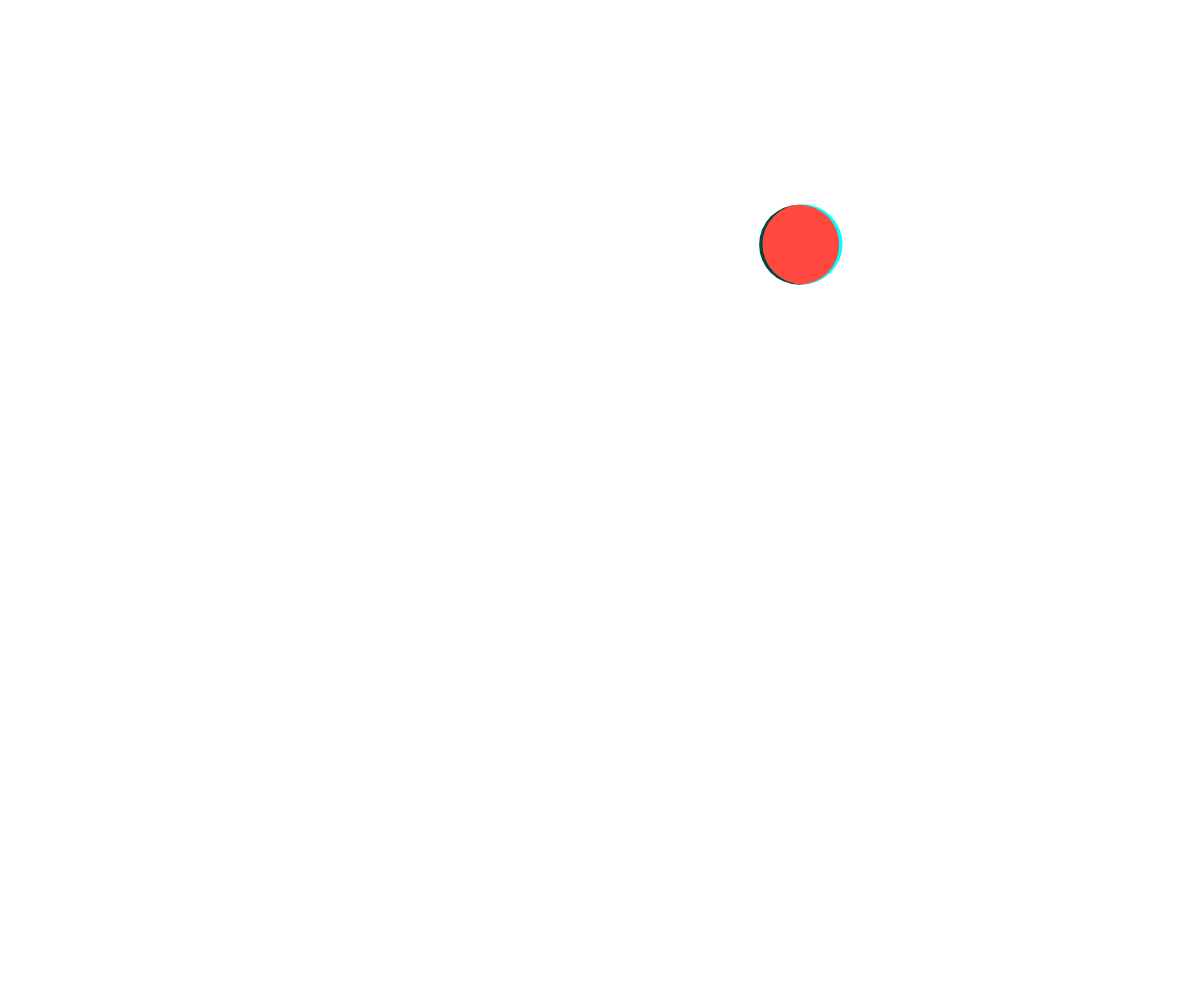
Frame 1 (no input)
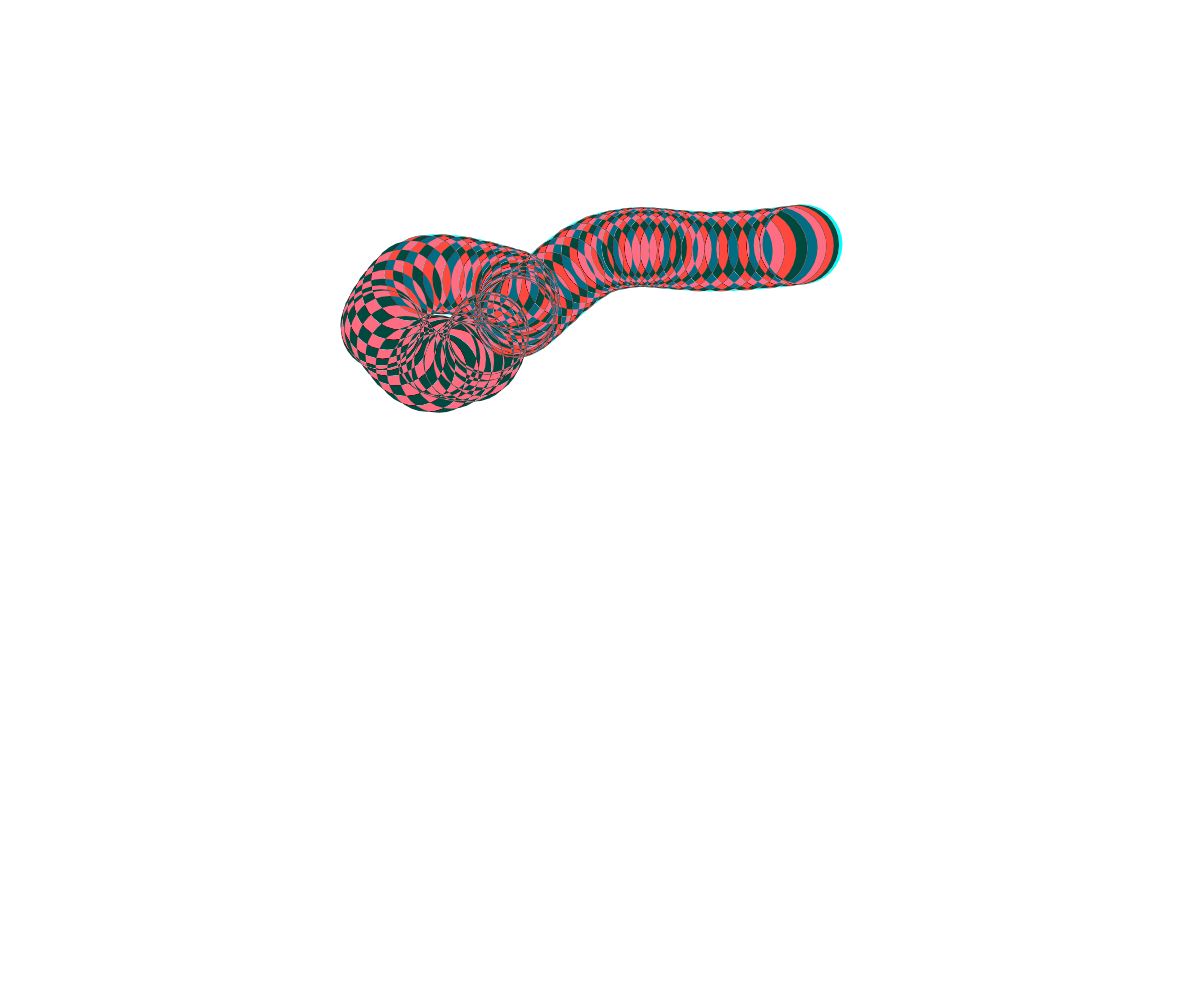
Frame 60 (no input)
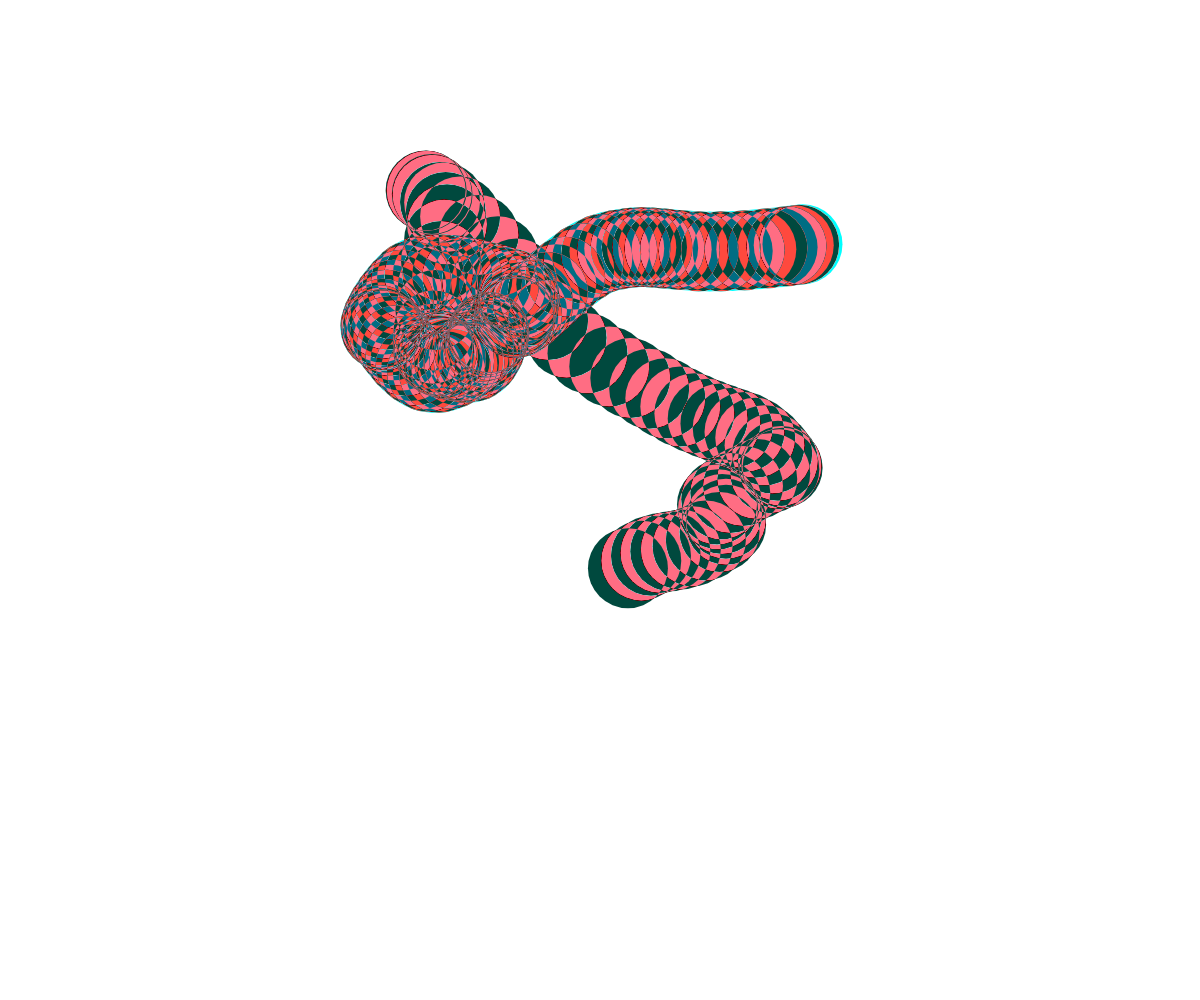
Frame 120 (the mouse pressed at the canvas centre since frame 60)

The p5.js sketch that drew these frames (run headless with seeded random() and noise() and a simulated clock; from frame 60 on, the mouse is pressed at the canvas centre):

// p5.js sketch
// ── sketch.js
function setup() {
  createCanvas(windowWidth, windowHeight);
  background(255);
  blendMode(DIFFERENCE); // Establece el modo de mezcla en "DIFFERENCE"
}

function draw() {
  // Dibuja la primera elipse con color rojo
  let x1 = noise(frameCount * 0.01) * width;
  let y1 = noise(frameCount * 0.01 + 100) * height;
  fill(255, 0, 0);
  ellipse(x1, y1, 80, 80);

  // Dibuja la segunda elipse con color rosado
  let x2 = noise(frameCount * 0.02) * width; // Ajusta el valor del ruido para cambiar la posición
  let y2 = noise(frameCount * 0.02 + 100) * height;
  fill(255, 182, 193); // Color rosado en RGB
  ellipse(x2, y2, 80, 80);
}
